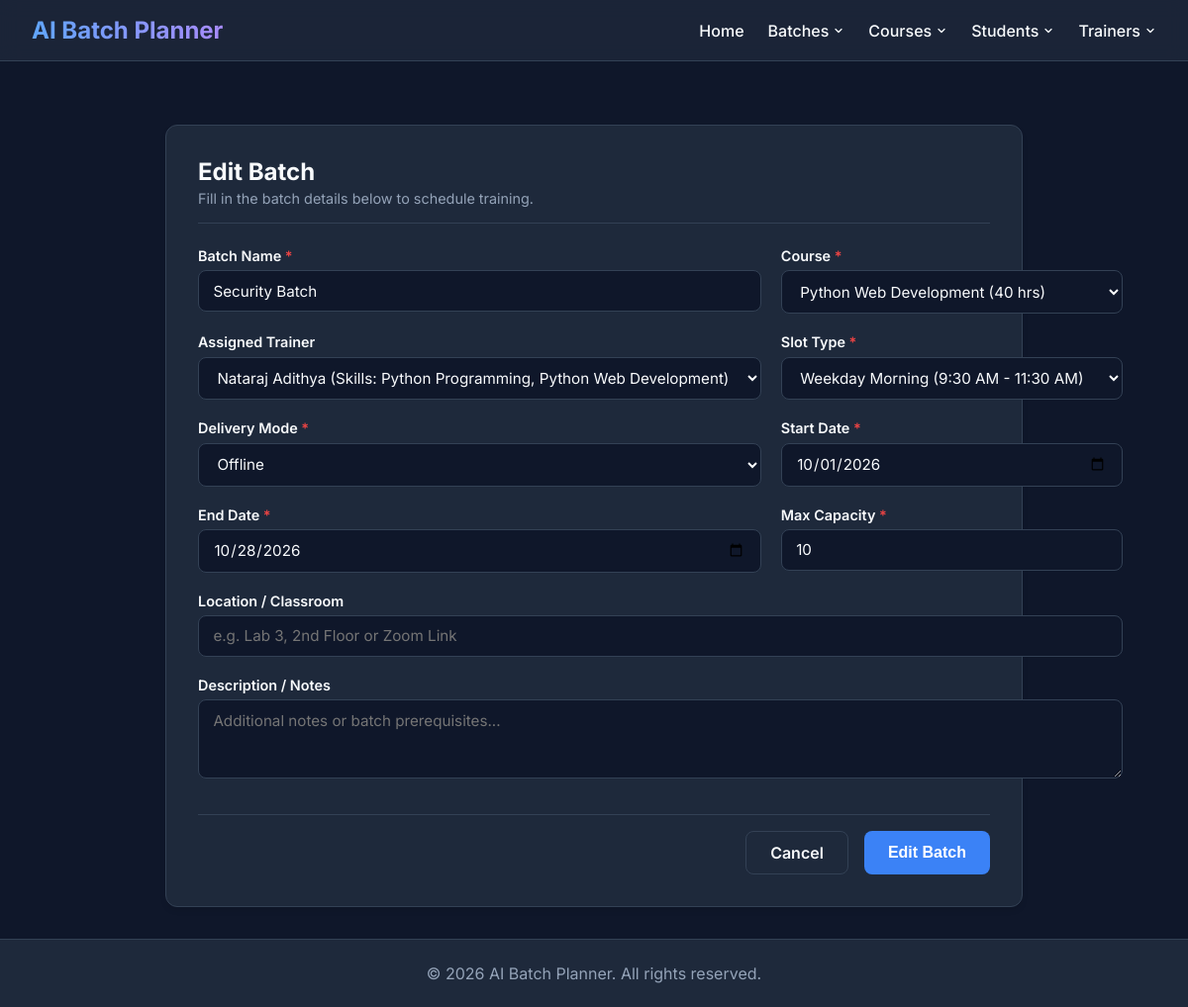
/batches/18/edit, run on an earlier commit of the app's database.
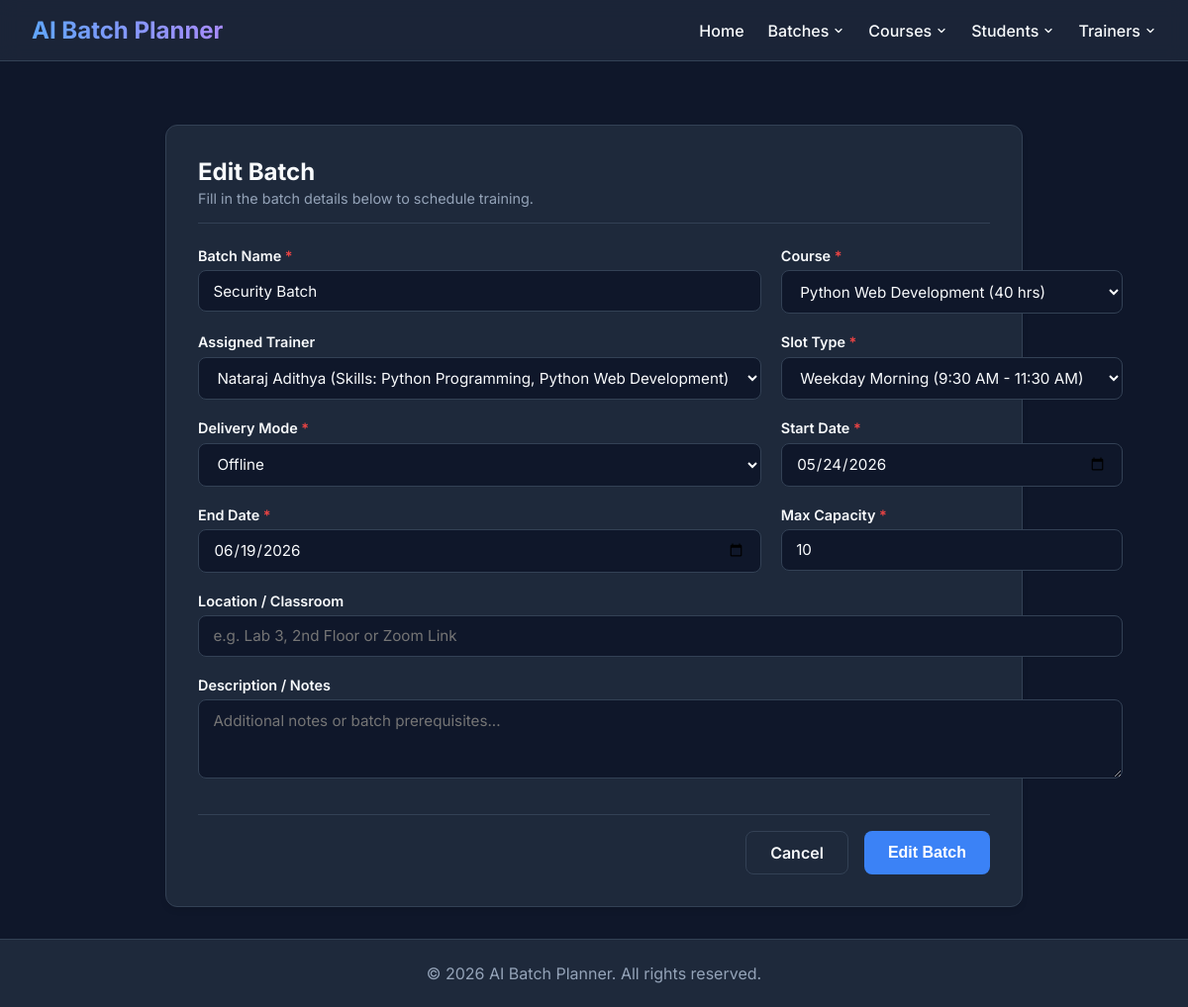
And on a later commit of the database.
### tables this page shows
CREATE TABLE batch (
    batch_id INTEGER PRIMARY KEY AUTOINCREMENT,
    batch_code TEXT NOT NULL UNIQUE,
    batch_name TEXT NOT NULL,
    course_id INTEGER NOT NULL,
    trainer_id INTEGER,
    start_date TEXT NOT NULL,
    end_date TEXT NOT NULL,
    slot_type TEXT NOT NULL CHECK(slot_type IN (
        'Weekday Morning (9:30 AM - 11:30 AM)',
        'Weekday Midday (11:45 AM - 1:45 PM)',
        'Weekday Afternoon (2:45 PM - 4:45 PM)',
        'Weekday Evening (5:00 PM - 7:00 PM)',
        'Weekend Full Day (10:00 AM - 4:00 PM)',
        'Custom'
    )),
    start_time TEXT,
    end_time TEXT,
    mode TEXT NOT NULL DEFAULT 'Offline' CHECK(mode IN ('Online', 'Offline', 'Hybrid')),
    location TEXT,
    max_capacity INTEGER NOT NULL DEFAULT 30 CHECK(max_capacity > 0),
    enrolled_count INTEGER NOT NULL DEFAULT 0 CHECK(enrolled_count >= 0),
    status TEXT NOT NULL DEFAULT 'Upcoming' CHECK(status IN ('Upcoming', 'In Progress', 'Completed', 'On Hold', 'Cancelled')),
    description TEXT,
    created_at TIMESTAMP DEFAULT CURRENT_TIMESTAMP,
    updated_at TIMESTAMP DEFAULT CURRENT_TIMESTAMP,
    created_by TEXT,
    updated_by TEXT,
    FOREIGN KEY (course_id) REFERENCES Course(id) ON DELETE RESTRICT,
    FOREIGN KEY (trainer_id) REFERENCES trainer(trainer_id) ON DELETE SET NULL
);

CREATE TABLE Course (
    id INTEGER PRIMARY KEY AUTOINCREMENT,

    course_name TEXT NOT NULL UNIQUE,

    technology_stack TEXT NOT NULL,

    duration_hours INTEGER NOT NULL
        CHECK(duration_hours > 0),

    description TEXT,

    status TEXT NOT NULL DEFAULT 'Active'
        CHECK(status IN ('Active', 'Inactive')),

    created_at DATETIME NOT NULL DEFAULT CURRENT_TIMESTAMP,

    updated_at DATETIME NOT NULL DEFAULT CURRENT_TIMESTAMP,

    created_by TEXT,

    updated_by TEXT
);

CREATE TABLE trainer (
    trainer_id INTEGER PRIMARY KEY AUTOINCREMENT,

    full_name TEXT NOT NULL,

    email TEXT NOT NULL UNIQUE,

    phone TEXT NOT NULL UNIQUE,

    skills TEXT NOT NULL,

    qualifications TEXT,

    experience INTEGER NOT NULL CHECK (experience >= 0),

    status TEXT NOT NULL CHECK(status IN ('Active','Inactive')),

    created_at TIMESTAMP DEFAULT CURRENT_TIMESTAMP,

    updated_at TIMESTAMP DEFAULT CURRENT_TIMESTAMP,

    created_by TEXT,

    updated_by TEXT
, date_of_joining TEXT, previous_experience REAL DEFAULT 0.0);

### routes/batch_routes.py (the view, shortened to what this page needs)
@batch_bp.route("/batches/<int:batch_id>/edit", methods=["GET", "POST"])
def edit_batch(batch_id):
    try:
        batch = batch_service.get_batch_by_id(batch_id)
        courses = course_service.get_active_courses()
        trainers = [t for t in get_all_trainers() if t.get('status') == 'Active']
        return render_template(
            "batch_form.html",
            action="Edit",
            batch=batch,
            courses=courses,
            trainers=trainers
        )
    except ValueError as e:
        flash(str(e), "error")
        return redirect(url_for("batch_bp.list_batches"))

### database/db.py (called while the page is built)
def get_connection():
    connection = sqlite3.connect(DATABASE_NAME)
    connection.row_factory = sqlite3.Row
    connection.execute("PRAGMA foreign_keys = ON")
    return connection

### models/batch.py (called while the page is built)
    def get_connection(self):
        conn = sqlite3.connect(DB_PATH)
        conn.row_factory = sqlite3.Row
        conn.execute("PRAGMA foreign_keys = ON")
        return conn

### models/course.py (called while the page is built)
    def get_connection(self):
        conn = sqlite3.connect(DB_PATH)
        conn.row_factory = sqlite3.Row
        return conn

    def get_active_courses(self):
        return self.get_courses_by_status("Active")

    def get_courses_by_status(self, status):
        conn = self.get_connection()
        rows = conn.execute("SELECT * FROM Course WHERE status=? ORDER BY course_name",(status,)).fetchall()
        conn.close()
        return [dict(r) for r in rows]

### services/batch_service.py (called while the page is built)
    def get_batch_by_id(self, batch_id):
        try:
            batch_id = int(batch_id)
        except (ValueError, TypeError):
            raise ValueError("Invalid Batch ID format.")
        batch = self.batch_model.get_batch_by_id(batch_id)
        if not batch:
            raise ValueError(f"Batch with ID {batch_id} not found.")
        return batch

### templates/batch_form.html (shortened to what the changed rows need)
{% extends 'base.html' %}
{% block content %}
<div class="form-card">
    <div class="form-header">
        <h1 class="form-title">{{ action }} Batch</h1>
    </div>
    <form method="POST" class="batch-form">
        <div class="form-grid">
            <div class="form-group">
                <label for="batch_name">Batch Name <span class="required-star">*</span></label>
                <input type="text" id="batch_name" name="batch_name" value="{{ batch.batch_name or '' }}"
                    placeholder="e.g. Python Fullstack Morning Batch 1" required>
            </div>
            <div class="form-group">
                <label for="course_id">Course <span class="required-star">*</span></label>
                <select id="course_id" name="course_id" required>
                    {% for c in courses %}
                    <option value="{{ c.id }}" {% if batch.course_id|string==c.id|string %}selected{% endif %}>
                        {{ c.course_name }} ({{ c.duration_hours }} hrs)
                    </option>
                    {% endfor %}
                </select>
            </div>
            <div class="form-group">
                <label for="trainer_id">Assigned Trainer</label>
                <select id="trainer_id" name="trainer_id">
                    {% for t in trainers %}
                    <option value="{{ t.trainer_id }}" {% if batch.trainer_id|string==t.trainer_id|string %}selected{%
                        endif %}>
                        {{ t.full_name }} (Skills: {{ t.skills }})
                    </option>
                    {% endfor %}
                </select>
            </div>
            <div class="form-group">
                <label for="slot_type">Slot Type <span class="required-star">*</span></label>
                <select id="slot_type" name="slot_type" required>
                    <option value="Weekday Morning (9:30 AM - 11:30 AM)" {% if
                        batch.slot_type=='Weekday Morning (9:30 AM - 11:30 AM)' or not batch.slot_type %}selected{%
                        endif %}>Weekday Morning (9:30 AM - 11:30 AM)</option>
                </select>
            </div>
            <div class="form-group">
                <label for="mode">Delivery Mode <span class="required-star">*</span></label>
                <select id="mode" name="mode" required>
                    <option value="Offline" {% if batch.mode=='Offline' or not batch.mode %}selected{% endif %}>Offline
                    </option>
                </select>
            </div>
            <div class="form-group">
                <label for="start_date">Start Date <span class="required-star">*</span></label>
                <input type="date" id="start_date" name="start_date" value="{{ batch.start_date or '' }}" required>
            </div>
            <div class="form-group">
                <label for="end_date">End Date <span class="required-star">*</span></label>
                <input type="date" id="end_date" name="end_date" value="{{ batch.end_date or '' }}" required>
            </div>
            <div class="form-group">
                <label for="max_capacity">Max Capacity <span class="required-star">*</span></label>
                <input type="number" id="max_capacity" name="max_capacity" value="{{ batch.max_capacity or 30 }}"
                    min="1" required>
            </div>
        </div>
    </form>
</div>
{% endblock %}

What changed in the data, as far as the page shows it:
changed batch "Security Batch": start_date "10/01/2026" → "05/24/2026"; end_date "10/28/2026" → "06/19/2026"
